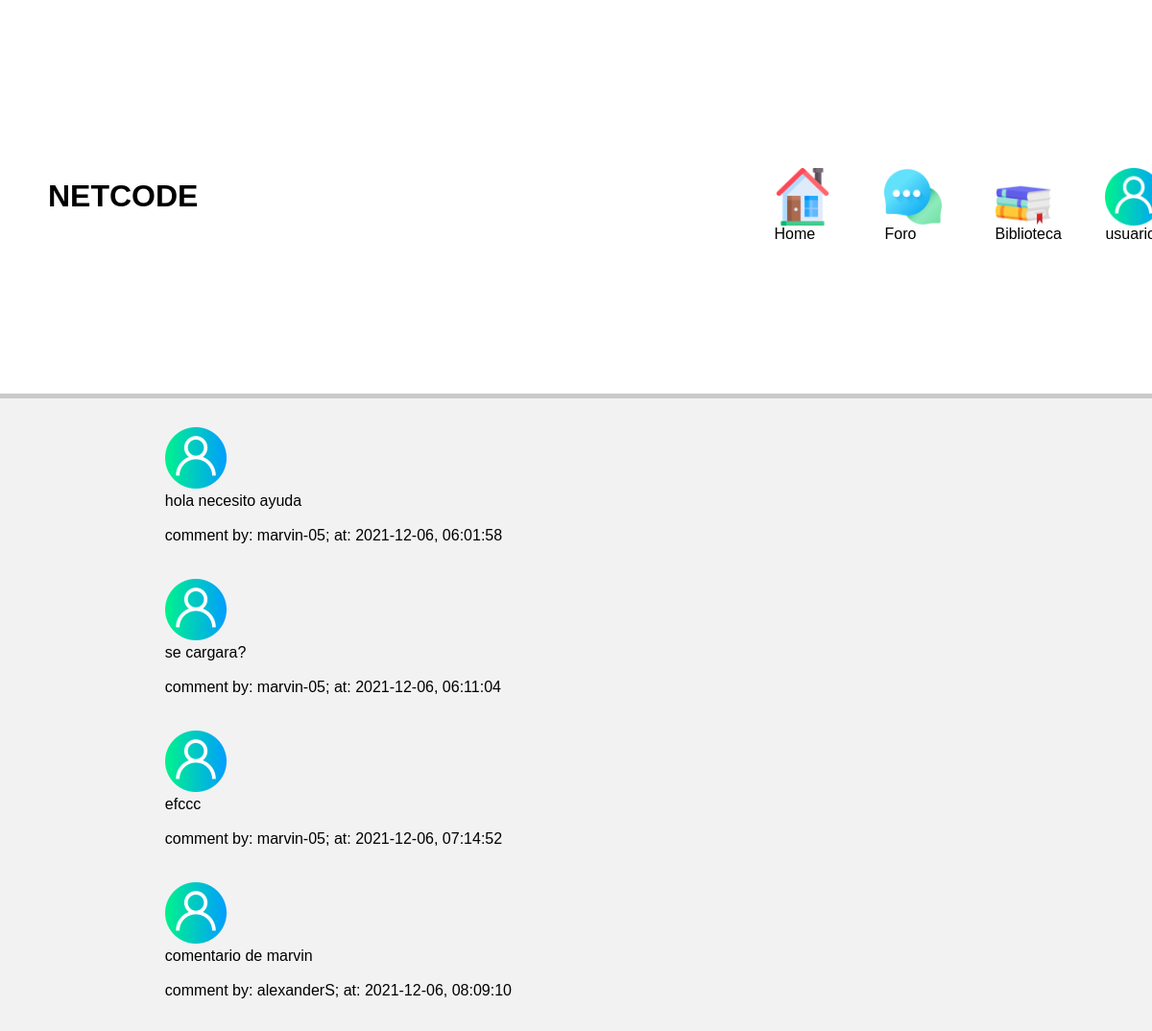
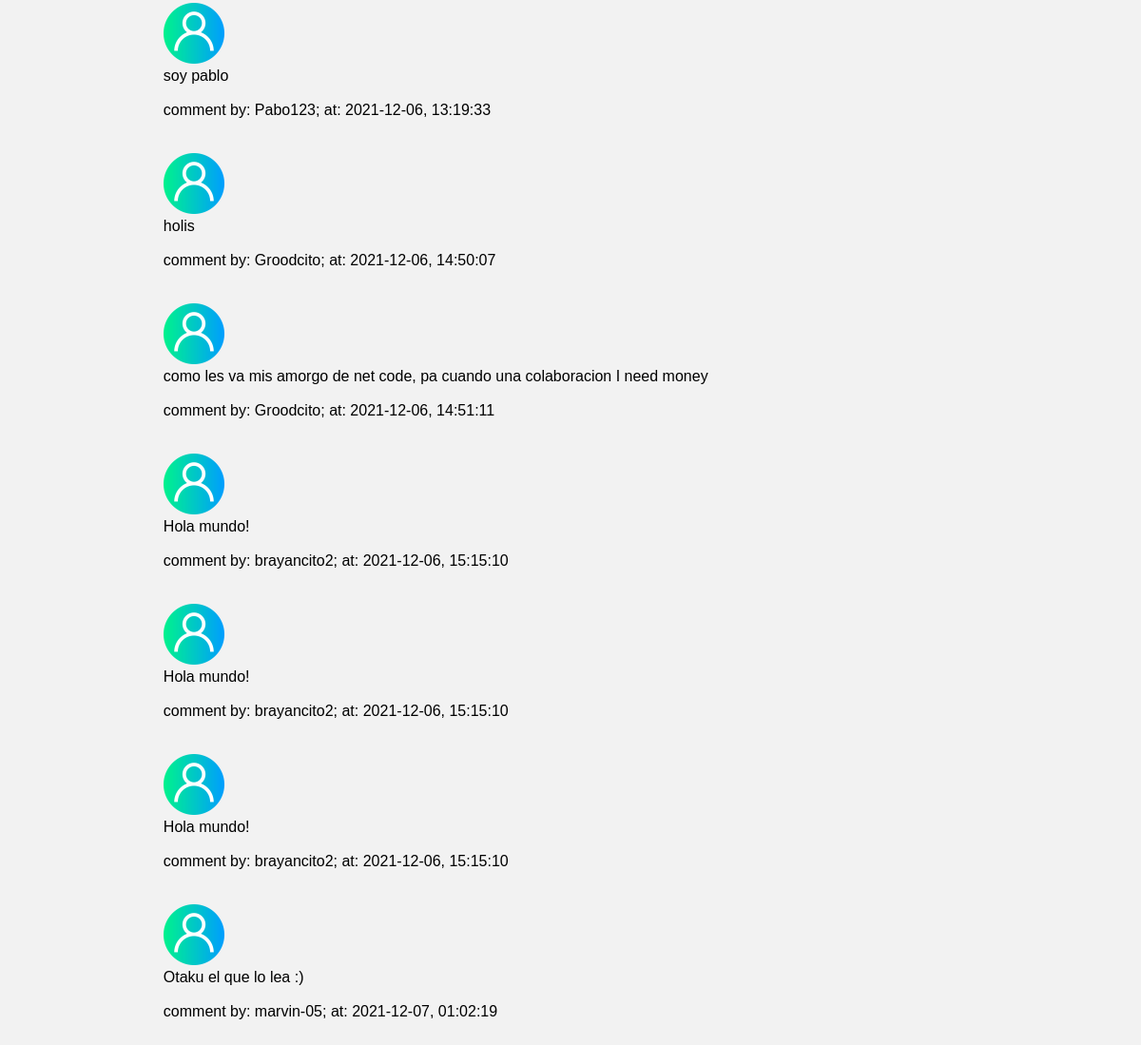
Page /foro (signed in) on the committed database (2 pictures, top to bottom).
### tables this page shows
CREATE TABLE 'ForoComentarios' ('Id' integer PRIMARY KEY NOT NULL, 'User_Id' integer NOT NULL, 'Comment' text NOT NULL, 'Date' date DEFAULT CURRENT_DATE, 'Time' time DEFAULT CURRENT_TIME);

CREATE TABLE 'Info_Usuario' ('Id' integer PRIMARY KEY AUTOINCREMENT NOT NULL, 'Name' text NOT NULL, 'NickName' text NOT NULL, 'EmailAddres' text NOT NULL, 'Password' text NOT NULL, 'admin' smallint DEFAULT 0);

### application.py (the view)
@app.route("/foro", methods=["GET", "POST"])
@login_required
def foro():
    if request.method == 'POST':
        if not request.form.get("comentario"):
            return "no puede generar un comentario vacio"
        comment = request.form.get("comentario")
        conn = connect()
        cursor = conn.cursor()
        cursor.execute("INSERT INTO ForoComentarios (User_Id, Comment) \
                        values (:user, :comentario)",
                        {'user':session["user_id"], 'comentario':comment})
        conn.commit()
        conn.close()
        return redirect("/foro")
    else:
        conn = connect()
        cursor = conn.cursor()
        comentarios = cursor.execute("select ForoComentarios.Id, ForoComentarios.Comment, ForoComentarios.Date, \
                                    ForoComentarios.Time, Info_Usuario.NickName from ForoComentarios \
                                    inner join Info_Usuario \
                                    on Info_Usuario.Id=ForoComentarios.User_Id")
        ids = []
        nicks = []
        comments = []
        dates = []
        times = []
        count = 0
        for r in comentarios:
            ids.append(r[0])
            nicks.append(r[4])
            comments.append(r[1])
            dates.append(r[2])
            times.append(r[3])
            count = int(count + 1)
        return render_template("Foro.html", results=count, name=nicks, date=dates, time=times, comentario=comments)

### dataRequest.py (called while the page is built)
def connect():
    try:
        conn = sqlite3.connect('Users.db')
        return conn
    except Error:
        print(Error)
        sys.exit() # Cerramos el sistema

def login_required(f):
    @wraps(f)
    def decorated_function(*args, **kwargs):
        if session.get("user_id") is None:
            return redirect("/login")
        return f(*args, **kwargs)
    return decorated_function

### templates/Foro.html (shortened to what this page needs)
 <!DOCTYPE html>
<html lang="en">
<head>
    <link rel="stylesheet" href="../static/css/cursos.css">
    <link href="../static/css/styles-foro.css" type = "text/css" rel="stylesheet"/>
</head>
<header>
            <div class="icons-enlaces">
                <ul>
                    <div class="text">
                        <h1>NETCODE</h1>
                    </div>
                    <div class="image-icon">
                        <li><a href="/admin"> <img src="../static/img/home.png" alt="homeicon"> Home</a></li>
                    </div>
                    <div class="image-icon">
                        <li><a href="#"><img src="../static/img/chat.png" alt="homeicon">Foro</a></li>
                    </div>
                    <div class="image-icon">
                        <li><a href="/formImage"> <img src="../static/img/book.png" alt="bibliotecaicon"> Biblioteca</a></li>
                    </div>
                    <div class="image-icon">
                        <li><a href="#"><img src="../static/img/usericon.png" alt="user">usuario</a></li>
                    </div>
                </ul>
            </div>
</header>
<body>
    <form action="/foro" method="post">
        <br>
    <br>
    <br><br>
    <br>
    <br>
        <div class="container">
            <div class="rows_comentarios justify-content-center">
                <div class="col-6">
                    <h3> Bienvenido al Foro</h3>
                        <textarea class="form-control" name="comentario" cols="30"  rows="10" placeholder="Comentario"></textarea> <br><br>
                        <button class="btn" type=submit>Comentar</button> <br><br><br>
                    <div>
                        {% for i in range(results) %}
                            <img src="../static/img/usericon.png" width="64" height="64" alt="">
                            <p>
                                {{comentario[loop.index - 1]}} <br><br>
                                comment by: {{name[loop.index - 1]}}; at: <span>{{date[loop.index - 1]}}, {{time[loop.index - 1]}}</span> <br>
                            </p>
                            <br><br>
                        {% endfor %}
                    </div>
                </div>
            </div>
        </div>
</body>
</html>

### static/css/cursos.css (style rules this page uses)
*, *:after, *:before { margin: 0; padding: 0; box-sizing: border-box; }
header { background-color: white; position: fixed; width:100%; height: 19%; display: flex; justify-content: space-between; align-items: center; border-style: solid; border-color: #827E826B; border-width: 0px 0px 5px 0px; margin-bottom: 19%; z-index: 10000; }
header .icons-enlaces ul { display:flex; justify-content: center; align-items: center; }
header .icons-enlaces ul .text h1 { float: right; font-family: 'M PLUS Code Latin', sans-serif; text-align: center; margin-left: 50px; margin-right: 600px; }
header .icons-enlaces ul .image-icon li { List-style: none; font-family: 'M PLUS Code Latin', sans-serif; }
header .icons-enlaces ul .image-icon li a { margin-left: 100px; text-decoration: none; padding: 6px 15px; color: black; border-radius: 20px; justify-content: center; align-items: center; height: 100%; }
header .icons-enlaces ul .image-icon li a:link { text-decoration: none; }
header .icons-enlaces .image-icon li a img { display:flex; justify-content: space-between; align-items: center; width: 60px; height: 60px; cursor:pointer; }
body { overflow-x: hidden; }

### static/css/styles-foro.css (style rules this page uses)
body { background:#f2f2f2; font-family:sans-serif; display: flex; }
body .container { width: 100%; display: flex; postion: absolute; margin-top: 15%; margin-left: 30%; }
h3 { margin-left: 17%; }

### rows in the picture
ForoComentarios: Comment "hola necesito ayuda", Date "2021-12-06", Time "06:01:58"
Info_Usuario: NickName "marvin-05" "marvin-05" "marvin-05" "marvin-05"
ForoComentarios: Comment "se cargara?", Date "2021-12-06", Time "06:11:04"
ForoComentarios: Comment "efccc", Date "2021-12-06", Time "07:14:52"
ForoComentarios: Comment "comentario de marvin", Date "2021-12-06", Time "08:09:10"
Info_Usuario: NickName "alexanderS"
ForoComentarios: Comment "soy pablo", Date "2021-12-06", Time "13:19:33"
Info_Usuario: NickName "Pabo123"
ForoComentarios: Comment "holis", Date "2021-12-06", Time "14:50:07"
Info_Usuario: NickName "Groodcito" "Groodcito"
ForoComentarios: Comment "como les va mis amorgo de net code, pa cuando una colaboracion I need money", Date "2021-12-06", Time "14:51:11"
ForoComentarios: Comment "Hola mundo!", Date "2021-12-06", Time "15:15:10"
Info_Usuario: NickName "brayancito2" "brayancito2" "brayancito2"
ForoComentarios: Comment "Hola mundo!", Date "2021-12-06", Time "15:15:10"
ForoComentarios: Comment "Hola mundo!", Date "2021-12-06", Time "15:15:10"
ForoComentarios: Comment "Otaku el que lo lea :)", Date "2021-12-07", Time "01:02:19"
